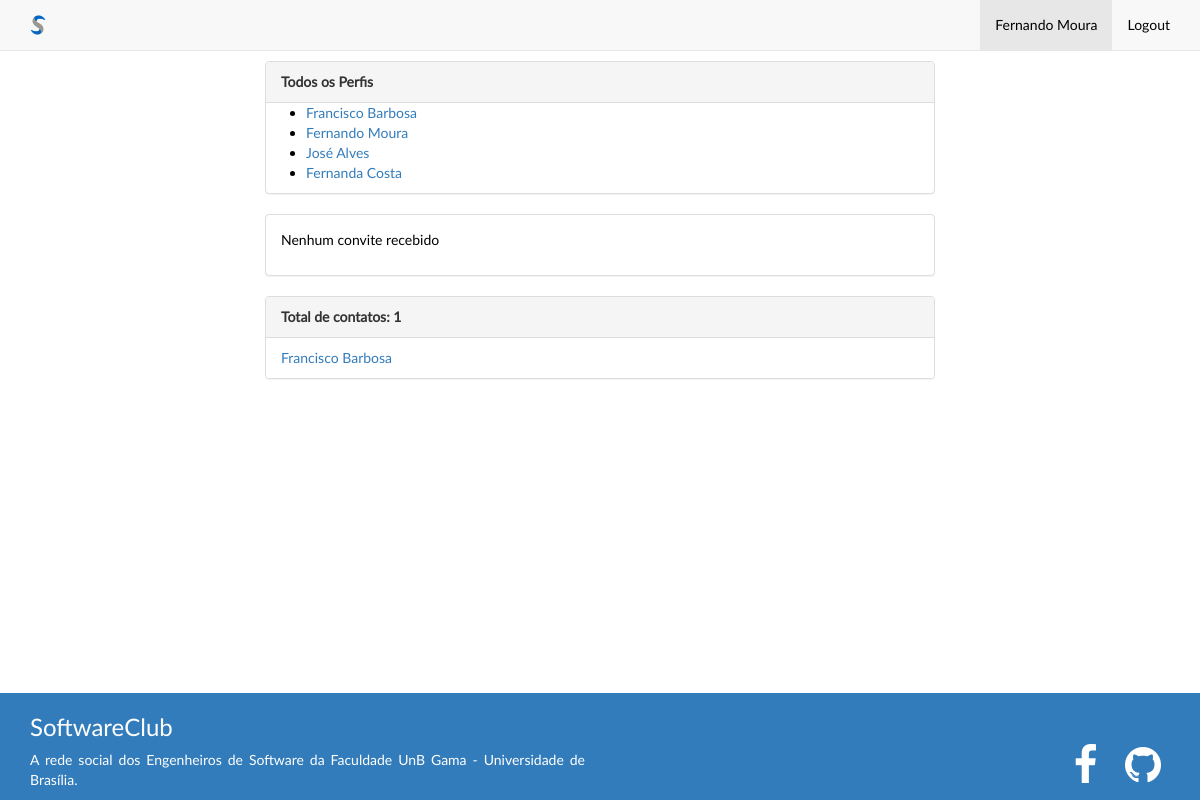
Screenshot of /index/ (signed in) with the database file from the repository.
### perfis/models.py (models this page shows, shortened)
class Perfil(models.Model):
    nome = models.CharField(max_length=255, null=False)
    telefone = models.CharField(max_length=15, null=False)
    areas_de_interesse = models.CharField(max_length=255, null=False)
    projetos_de_pesquisa = models.CharField(max_length=255, null=False)
    """perfil se relaciona com si mesmo numa relação
    muitos para muitos"""
    contatos = models.ManyToManyField('self')
    usuario = models.OneToOneField(User, related_name="perfil")

### perfis/views.py (the view)
# urls.py: url(r'^index/$', views.index, name='index'),
@login_required
def index(request):
    return render(request, 'index.html', {
        'perfis': Perfil.objects.all(),
        'perfil_logado': get_perfil_logado(request)})

### perfis/views.py (called while the page is built)
@login_required
def get_perfil_logado(request):
    return request.user.perfil

### perfis/templates/index.html
{% extends "base.html" %}
{% block body %}
<div id="atualizacao"  class="col-lg-12">
	<div class="panel panel-default">
		<div class="panel-heading">
			<strong>Todos os Perfis</strong>
		</div>
		{% if perfis %}
			<ul>
				{% for perfil in perfis %}
					<li>
						<a href="{% url 'exibir' perfil.id %}">{{ perfil.nome }}</a>
					</li>
				{% endfor %}
			</ul>
		{% else %}
			<p>Nenhum Perfil encontrado</p>
		{% endif %}
	</div>
	<div class="panel panel-default">
	{% with total_de_convites=perfil_logado.convites_recebidos.count %}
		{% if total_de_convites %}
		<div class="panel-heading">
			<strong> Há  {{total_de_convites}}
				convite{{total_de_convites |pluralize}}
				aguardando aprovação</strong>
		</div>
		<ul class="list-group">
			{% for convite in perfil_logado.convites_recebidos.all %}
			<li class="list-group-item">
				{{convite.solicitante.nome}}
				<a href="{% url 'aceitar' convite.id %}" class="pull-right">Aceitar</a>
			</li>
			{% endfor %}
		{% else %}
		<div class="panel-body">
			<p>Nenhum convite recebido</p>
		</div>
		{% endif %}
	{% endwith %}
	</div>
	<div class="panel panel-default">
	{% with total_de_contatos=perfil_logado.contatos.count %}
		{% if total_de_contatos %}
		<div class="panel-heading">
			<strong> Total de contatos:  {{total_de_contatos}}</strong>
		</div>
		<ul class="list-group">
			{% for contato in perfil_logado.contatos.all %}
			<li class="list-group-item">
				<a href="{% url 'exibir' contato.id %}">{{contato.nome}}</a>
			</li>
			{% endfor %}
		{% else %}
		<div class="panel-body">
			<p>Você não possui contatos até o momento.</p>
		</div>
		{% endif %}
	{% endwith %}
	</div>
</div>
{% endblock %}

### perfis/templates/base.html (shortened to what this page needs)
{% load staticfiles %}
<!DOCTYPE html>
<html lang="pt-br">
	<head>
		<title>SoftwareClub</title><html>
    <link rel="stylesheet" href="{% static "styles/font-awesome.min.css" %}">
    <link rel="stylesheet" href="{% static "styles/pingendo.css" %}">
	</head>
<body>
  <div class="navbar navbar-default navbar-static-top">
    <div class="container">
        <div class="navbar-header">
          <a class="navbar-brand"><img height="20" alt="Brand" src="../static/img/logo2.png" class="center-block"></a>
        </div>
				<div class="collapse navbar-collapse" id="navbar-ex-collapse">
          <ul class="nav navbar-nav navbar-right">
            <li class="active">
              <a href="{% url 'index' %}">{{perfil_logado.nome}}</a>
            </li>
            <li>
              <a href="/logout">Logout</a>
            </li>
          </ul>
        </div>
      </div>
    </div>
  <div class="container">
    <div class="row content">
      {% block body %}
      {% endblock %}
    </div>
</div>
	<div class="navbar navbar-fixed-bottom  section-primary fixed">
	     <div class="container">
	       <div class="row">
	         <div class="col-sm-6">
	           <h3>SoftwareClub</h3>
	           <p>A rede social dos Engenheiros de Software da Faculdade UnB Gama - Universidade
	             de Brasília.
	             <br>
	           </p>
	         </div>
	         <div class="col-sm-6">
	           <p class="text-info text-right">
	             <br>
	             <br>
	           </p>
	           <div class="row">
	             <div class="col-md-12 hidden-xs text-right">
	               <a href="http://www.unb.br/"></a>
	               <a href="https://www.facebook.com/groups/189467721113004/"><i class="fa fa-3x fa-fw fa-facebook text-inverse"></i></a>
	               <a href="https://github.com/tainarareis/softwareclub"><i class="fa fa-3x fa-fw fa-github text-inverse"></i></a>
	             </div>
	           </div>
	         </div>
	       </div>
	     </div>
	</div>
</body>
</html>

### rows the page displays
Perfil: nome "Fernando Moura"
Perfil: nome "Francisco Barbosa"
Perfil: nome "José Alves"
Perfil: nome "Fernanda Costa"

### other values shown
{{ total_de_contatos }} "1"
